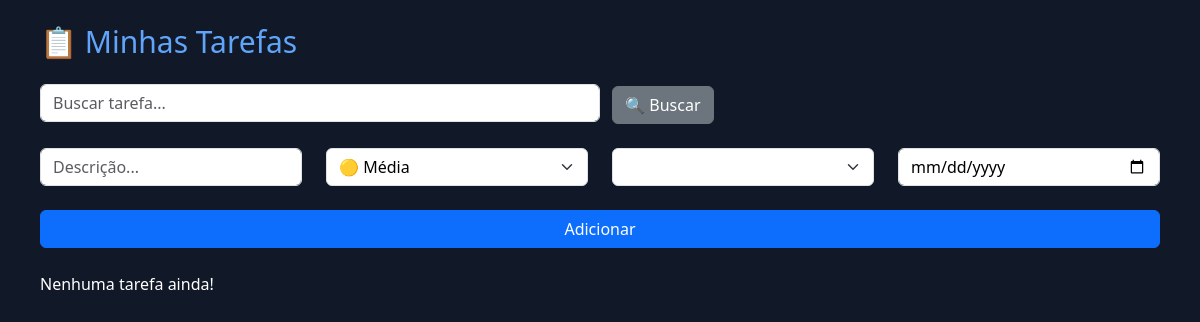
Before: / with the older database file.
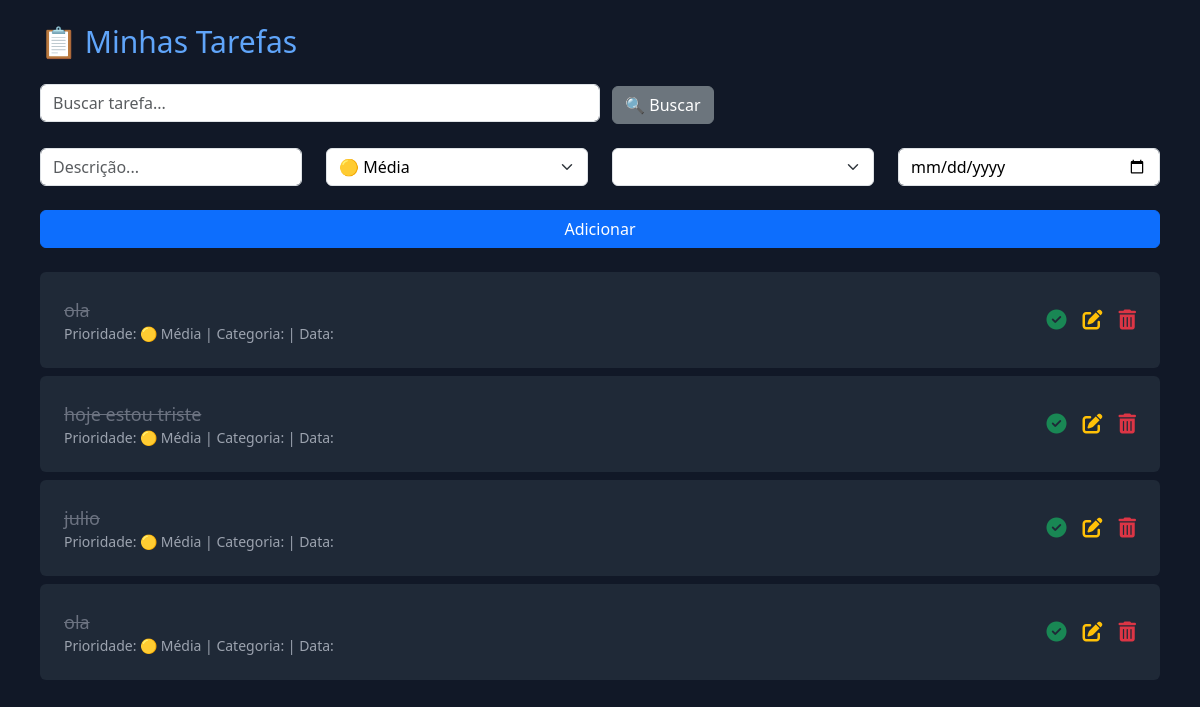
After: the same page with the newer database file.
### tarefas/models.py (models this page shows, shortened)
class Tarefa(models.Model):
    descricao = models.CharField(max_length=200)
    concluida = models.BooleanField(default=False)
    agendada_para = models.DateTimeField(null=True, blank=True)
    prioridade = models.CharField(max_length=10, choices=PRIORIDADES, default='media')
    categoria = models.ForeignKey(Categoria, on_delete=models.SET_NULL, null=True, blank=True)
    mudancas_data = models.IntegerField(default=0)

### tarefas/views.py (the view, shortened to what this page needs)
# urls.py: path('', views.lista_tarefas, name='lista_tarefas'),
def lista_tarefas(request):
    q = request.GET.get("q")
    tarefas = Tarefa.objects.all()
    if q:
        tarefas = tarefas.filter(descricao__icontains=q)
    tarefas = Tarefa.objects.all().order_by('-id')
    categorias = Categoria.objects.all()
    return render(request, 'tarefas/lista.html', {
        'tarefas': tarefas,
        'categorias': categorias
    })

### tarefas/templates/tarefas/lista.html (shortened to what this page needs)
{% load static %}
<!DOCTYPE html>
<html lang="pt">
<head>
  <script src="https://cdn.tailwindcss.com"></script>
  <link href="https://cdn.jsdelivr.net/npm/bootstrap@5.3.3/dist/css/bootstrap.min.css" rel="stylesheet">
  <link rel="stylesheet" href="https://cdnjs.cloudflare.com/ajax/libs/font-awesome/6.5.0/css/all.min.css">
</head>
<body class="bg-gray-900 text-white px-10 py-6">
  <h1 class="text-3xl text-blue-400 mb-6">📋 Minhas Tarefas</h1>
  <form method="GET" class="mb-4">
    <input type="text" name="q" placeholder="Buscar tarefa..." class="form-control text-black w-1/2 d-inline-block">
    <button class="btn btn-secondary ms-2">🔍 Buscar</button>
  </form>
  <form method="POST" class="mb-6 grid grid-cols-1 md:grid-cols-4 gap-4">
    <input type="text" name="descricao" placeholder="Descrição..." required class="form-control text-black">
    <select name="prioridade" class="form-select text-black">
      <option value="media" selected>🟡 Média</option>
    </select>
    <select name="categoria" class="form-select text-black">
    </select>
    <input type="date" name="agendada_para" class="form-control text-black">
    <button class="col-span-1 md:col-span-4 btn btn-primary">Adicionar</button>
  </form>
  <ul class="space-y-2">
    {% for tarefa in tarefas %}
      <li class="bg-gray-800 p-4 rounded-md">
        <div class="flex justify-between items-center">
          <div>
            <span class="{% if tarefa.concluida %}line-through text-gray-500{% endif %} text-lg">
              {{ tarefa.descricao }}
            </span>
            <div class="text-sm text-gray-400">
              Prioridade: {{ tarefa.get_prioridade_display }} |
              Categoria: {{ tarefa.categoria.nome }} |
              Data: {{ tarefa.agendada_para|date:"d/m/Y" }}
            </div>
          </div>
          <div class="flex items-center space-x-4">
            <form method="POST" action="{% url 'concluir_tarefa' tarefa.id %}">
              <button title="Concluir" class="text-success hover:opacity-80">
                <i class="fa-solid fa-circle-check fa-lg"></i>
              </button>
            </form>
            <a href="{% url 'editar_tarefa' tarefa.id %}" title="Editar" class="text-warning hover:opacity-80">
              <i class="fa-solid fa-pen-to-square fa-lg"></i>
            </a>
            <a href="{% url 'excluir_tarefa' tarefa.id %}" title="Excluir" class="text-danger hover:opacity-80">
              <i class="fa-solid fa-trash-can fa-lg"></i>
            </a>
          </div>
        </div>
      </li>
    {% empty %}
      <p>Nenhuma tarefa ainda!</p>
    {% endfor %}
  </ul>
</body>
</html>

Changed rows visible on the page:
added Tarefa: descricao "ola", prioridade "🟡 Média"
added Tarefa: descricao "hoje estou triste", prioridade "🟡 Média"
added Tarefa: descricao "julio", prioridade "🟡 Média"
added Tarefa: descricao "ola", prioridade "🟡 Média"
Other visible differences:
text no longer shown: "Nenhuma tarefa ainda!"
